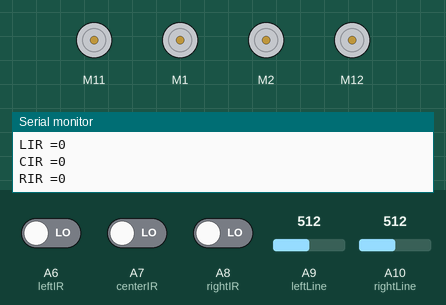
A sketch run on a simulated Arduino Mega 2560, built with avr-gcc and run on an emulated ATmega2560. On the bench: 4 × DC motor (green arrow = forward, orange = backward, longer = faster), the last lines printed to the serial monitor. Inputs (shaded band) come from the test bench; at power-on: A6 (leftIR) LOW, A7 (centerIR) LOW, A8 (rightIR) LOW, A9 (leftLine) = 512, A10 (rightLine) = 512.

Above: at 1.2 s.
1.3 s: A6 (leftIR) driven HIGH and A7 (centerIR) driven HIGH and A8 (rightIR) driven HIGH
At 2.0 s:
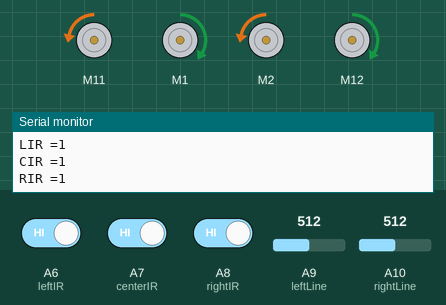
2.8 s: A9 (leftLine) set to 0
At 5.6 s:
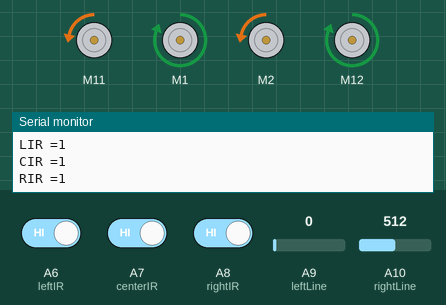
5.8 s: A10 (rightLine) set to 0
At 6.6 s:
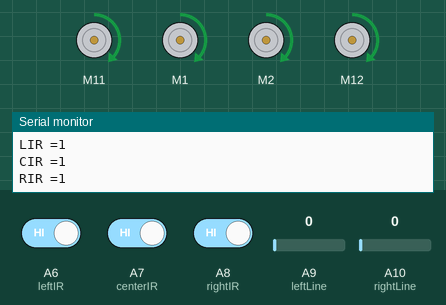
7.3 s: A9 (leftLine) set to 122
At 10.1 s:
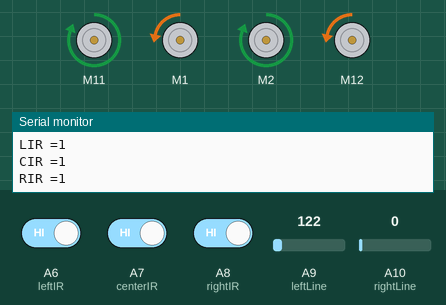
10.3 s: A10 (rightLine) set to 122
At 11.3 s:
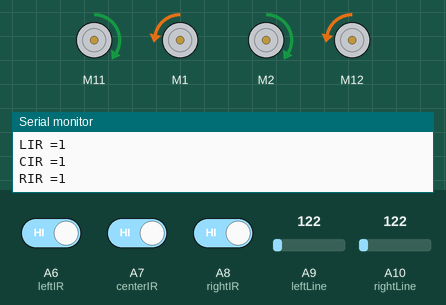
11.8 s: A9 (leftLine) set to 0
At 13.75 s:
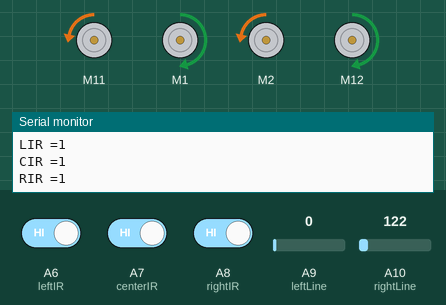
Timing chart, 0 to 15.8 s (numbered marks = the images above; inputs shaded):
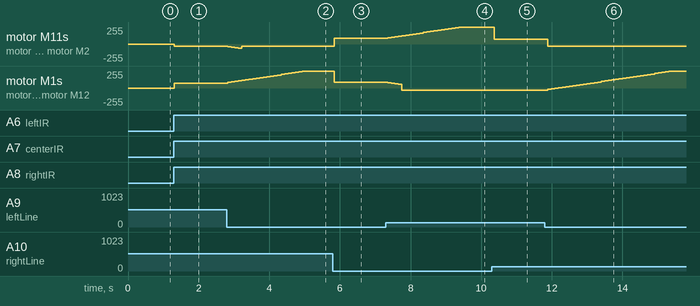

The sketch:

motor_line_1.ino
```cpp
/*
 * Still have to add IR sensors into this program.
 * Right now, only line follower values are taken into account, must look at turn speeds.
 * IR sensors WIP at time of comment.
 */

#include "MeMegaPi.h"
#include "SoftwareSerial.h"


//define the pin associated with the various sensors
#define leftLine A9
#define rightLine A10
#define leftIR A6
#define centerIR A7
#define rightIR A8


MeMegaPiDCMotor leftFront(PORT1A); //front left  //want to rename to leftFront, rightRear, etc.
MeMegaPiDCMotor rightFront(PORT1B); //front right
MeMegaPiDCMotor rightRear(PORT2A); //rear right
MeMegaPiDCMotor leftRear(PORT2B); //rear left
MeInfraredReceiver infraredReceiverDecode(PORT_6);


void setup() {

  Serial.begin(9600);

  infraredReceiverDecode.begin();

  pinMode(leftLine, INPUT); //left line follower
  pinMode(rightLine, INPUT); //right line follower
  pinMode(leftIR, INPUT); //left IR
  pinMode(centerIR, INPUT); //center IR
  pinMode(rightIR, INPUT); //right IR
}


void loop() {
  //read in values from the sensor
  int leftLineValue = analogRead(leftLine);
  int rightLineValue = analogRead (rightLine);
  int leftIRValue = digitalRead(leftIR);
  int centerIRValue = digitalRead(centerIR);
  int rightIRValue = digitalRead(rightIR);

  Serial.print("LIR =");
  Serial.println(leftIRValue);
  Serial.print("CIR =");
  Serial.println(centerIRValue);
  Serial.print("RIR =");
  Serial.println(rightIRValue);


  bool leftOnline = offLine(leftLineValue);
  bool rightOnline = offLine(rightLineValue);

  //This will short circuit, so since the center IR is "most important",
  //put that first in the list

  bool detectedObject = detectObject(centerIRValue) || detectObject(leftIRValue) ||detectObject(rightIRValue);
  //bool detectedObject = false;

  //determine if the robot should stop or keep going
  if(detectedObject) {
    turn(0,0);
  } else {
    driveRobotLine(leftOnline, rightOnline);
  }

  delay(100);

}

  //I really dislike having so many global variables,
  //this is probably a better use case for static, but
  //I'm trying not to change too much
  bool wasLeft = true;
  int rightspeed = 85;
  int leftspeed = 85;
  int counter = 0;
  int straightcounter = 0;
  int temp = 0;

/*
 * Determines how to steer the robot given readings from the line sensors
 */
void driveRobotLine(bool leftOnline, bool rightOnline) {
  if (!leftOnline && rightOnline) {
    //this is turning left
    straightcounter = 0;
    rightspeed += 8;
    if (counter < 4) {
      leftspeed -= 8;
    } else {
      leftspeed = -30;
    }
    counter++;
    //leftspeed -= 2;//make left motors slower- play around with speed
    wasLeft = true;
  }
  else if (leftOnline && !rightOnline) {
    //this is turning right
    straightcounter = 0;
    if (counter < 4) {
      rightspeed -= 8;
    } else {
      rightspeed = -30;
    }
    counter++;
    leftspeed += 8; //make right motors slower- play around with speed
    wasLeft = false;
  }
  else if (leftOnline && rightOnline) { //both off- turn in last remembered direction
    //if no last remembered direction?
    //should not reach this case often (if at all), at least in first two courses, because
    if (wasLeft) {
      leftspeed = -30;
      rightspeed = 75;
    }
    else {
      leftspeed = 75;
      rightspeed = -30;
    }
  }
  else { //both sensors on line- continue straight
    if (straightcounter < counter && counter < 4) {
      if (straightcounter == 0){
        temp = leftspeed;
        leftspeed = rightspeed;
        rightspeed = temp;
      }
      straightcounter++;
    } else {
    straightcounter = 0;
    counter = 0;
    leftspeed = 85;
    rightspeed= 85; //can use turn function with same speed- should be straight
    }
  }
  turn(leftspeed, rightspeed);
}

void turn(int leftSpeed, int rightSpeed) {
  //turn left motors by leftSpeed
  leftFront.run(leftSpeed);
  rightFront.run(rightSpeed);
  leftRear.run(leftSpeed);
  rightRear.run(rightSpeed);
}

/*
 * Given a reading, determines if a line sensor is on or off the line
 */
boolean offLine(int sensor) {
  if (sensor) {
    return true;
  }
  return false;
}

/*
 * Given a reading, determines if IR sensors detect an object
 */
boolean detectObject(int sensor) {
  if (!sensor) {
    return true;
  }
  return false;
}
```

Measured:
- after the input at 1.3 s, motor M11, motor M2: stopped → backward 30/255 at once; motor M1, motor M12: stopped → forward 75/255 at once
- after the input at 2.8 s, motor M11, motor M2: backward 30/255 → backward 38/255 at once, → backward 46/255 0.10 s later, → backward 54/255 0.10 s later, → backward 62/255 0.10 s later, … (5 changes in this stretch); motor M1, motor M12: moves from forward 75/255 to forward 255/255 over 2.2 s, starting at once
- after the input at 5.8 s, motor M11, motor M2: backward 30/255 → forward 85/255 at once; motor M1, motor M12: forward 255/255 → forward 85/255 at once
- after the input at 7.3 s, motor M11, motor M2: moves from forward 85/255 to forward 255/255 over 2.1 s, starting after 0.05 s; motor M1, motor M12: moves from forward 85/255 to backward 30/255 over 0.40 s, starting after 0.05 s
- after the input at 10.3 s, motor M11, motor M2: forward 255/255 → forward 75/255 after 0.08 s
- after the input at 11.8 s, motor M11, motor M2: forward 75/255 → backward 30/255 after 0.09 s; motor M1, motor M12: moves from backward 30/255 to forward 255/255 over 3.5 s, starting after 0.09 s
